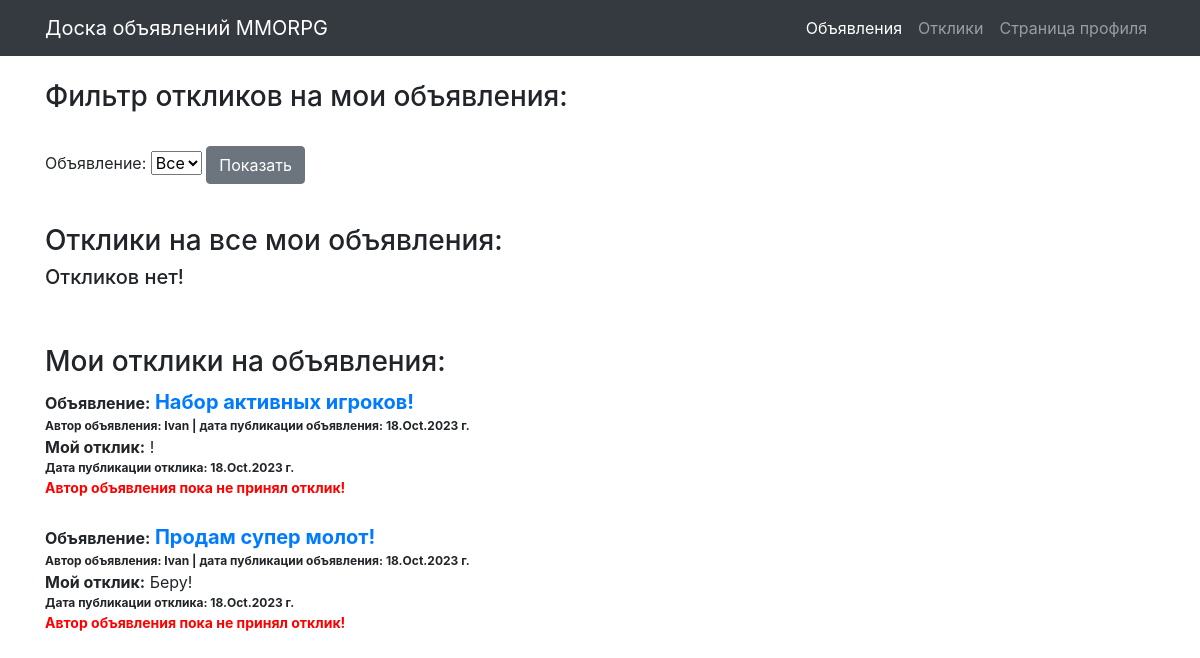
The app's page /responses (signed in) with its own data.
### board/models.py (models this page shows)
class Response(models.Model):
    author = models.ForeignKey(User, on_delete=models.CASCADE)
    post = models.ForeignKey(Post, on_delete=models.CASCADE)
    text = models.TextField(verbose_name='Текст')
    status = models.BooleanField(default=False)
    dateCreation = models.DateTimeField(auto_now_add=True)

class Post(models.Model):
    author = models.ForeignKey(User, on_delete=models.CASCADE)
    CAT = (('tanks', 'Танки'),
           ('healers', 'Хилы'),
           ('damage_dealers', 'ДД'),
           ('dealers', 'Торговцы'),
           ('gildmasters', 'Гилдмастеры'),
           ('quest_givers', 'Квестгиверы'),
           ('blacksmiths', 'Кузнецы'),
           ('tanners', 'Кожевники'),
           ('potion_makers', 'Зельевары'),
           ('spell_masters', 'Мастера заклинаний'))
    category = models.CharField(max_length=15, choices=CAT, verbose_name='Категория')
    dateCreation = models.DateTimeField(auto_now_add=True)
    title = models.CharField(max_length=256, verbose_name='Название')
    text = RichTextField()

### board/views.py (the view, shortened to what this page needs)
# urls.py: path('responses', Responses.as_view(), name='responses'),
class Responses(LoginRequiredMixin, ListView):
    model = Response
    template_name = 'responses.html'
    context_object_name = 'responses'
    def get_context_data(self, **kwargs):
        context = super(Responses, self).get_context_data(**kwargs)
        global title
        """
        Далее в условии - если пользователь попал на страницу через ссылку из письма, в которой содержится
        ID поста для фильтра - фильтр работает по этому ID
        """
        if self.kwargs.get('pk') and Post.objects.filter(id=self.kwargs.get('pk')).exists():
            title = str(Post.objects.get(id=self.kwargs.get('pk')).title)
            print(title)
        context['form'] = ResponsesFilterForm(self.request.user, initial={'title': title})
        context['title'] = title
        if title:
            post_id = Post.objects.get(title=title)
            context['filter_responses'] = list(Response.objects.filter(post_id=post_id).order_by('-dateCreation'))
            context['response_post_id'] = post_id.id
        else:
            context['filter_responses'] = list(Response.objects.filter(post_id__author_id=self.request.user).order_by('-dateCreation'))
        context['myresponses'] = list(Response.objects.filter(author_id=self.request.user).order_by('-dateCreation'))
        return context

### board/forms.py
class ResponsesFilterForm(forms.Form):
    def __init__(self, user, *args, **kwargs):
        super(ResponsesFilterForm, self).__init__(*args, **kwargs)
        self.fields['title'] = forms.ModelChoiceField(
            label='Объявление',
            queryset=Post.objects.filter(author_id=user.id).order_by('-dateCreation').values_list('title', flat=True),
            empty_label="Все",
            required=False
        )

### templates/responses.html (shortened to what this page needs)
{% extends 'default.html' %}
{% load bootstrap4 %}
{% block content %}
    <br>
    <h3>Фильтр откликов на мои объявления:</h3><br>
	<form method="POST">
        {{ form }}
		<input class="btn btn-secondary" type="submit" value="Показать">
	</form><br>
    {% if title %}
        <h3>Oтклики на мое объявление</h3>
        <a href="/post/{{ response_post_id }}" style="font-size: 20px;"><b>{{ title }}:</b></a><br>
        {% if filter_responses %}
            {% for response in filter_responses %}
                <a><b>Отклик: </b></a>{{ response.text }}<br>
                <span style="font-size: 12px;"><b>Автор отклика: {{ response.author.username }} |
                    дата публикации отклика: {{ response.dateCreation|date:'d.M.Y' }} г.</b></span><br>
                {% if response.status == False %}
                    <a href="/response/accept/{{ response.id }}" style="font-size: 12px; color:green"><b>Принять</b></a>
                    <a>&nbsp;&nbsp;&nbsp;</a>
                    <a href="/response/delete/{{ response.id }}" style="font-size: 12px; color:red"><b>Удалить</b></a>
                {% else %}
                    <a style="font-size: 14px; color:green"><b>Отклик принят</b></a>
                {% endif %}
                <br><br>
            {% endfor %}
        {% else %}
            <br>
            <h5>Откликов нет!</h5>
        {% endif %}
    {% else %}
        <h3>Oтклики на все мои объявления:</h3>
        {% if filter_responses %}
            {% for response in filter_responses %}
                <a><b>Объявление:</b></a>
                <a href="/post/{{ response.post_id }}" style="font-size: 20px;"><b>{{ response.post.title }}</b></a><br>
                <span style="font-size: 12px;"><b>Дата публикации объявления: {{ response.post.dateCreation|date:'d.M.Y' }} г.</b>
                </span><br>
                <a><b>Отклик: </b></a>{{ response.text }}<br>
                <span style="font-size: 12px;"><b>Автор отклика: {{ response.author.username }} |
                    дата публикации отклика: {{ response.dateCreation|date:'d.M.Y' }} г.</b></span><br>
                {% if response.status == False %}
                    <a href="/response/accept/{{ response.id }}" style="font-size: 12px; color:green"><b>принять</b></a>
                    <a>&nbsp;&nbsp;&nbsp;</a>
                    <a href="/response/delete/{{ response.id }}" style="font-size: 12px; color:red"><b>удалить</b></a>
                {% else %}
                    <a style="font-size: 14px; color:green"><b>отклик принят</b></a>
                {% endif %}
                <br><br>
            {% endfor %}
        {% else %}
            <h5>Откликов нет!</h5>
        {% endif %}
    {% endif %}
    <br><br>
    <h3>Мои отклики на объявления:</h3>
    {% if myresponses %}
        {% for response in myresponses %}
            <a><b>Объявление:</b></a>
            <a href="/post/{{ response.post_id }}" style="font-size: 20px;"><b>{{ response.post.title }}</b></a><br>
            <span style="font-size: 12px;"><b>Автор объявления:  {{ response.post.author.username }} |
                дата публикации объявления: {{ response.post.dateCreation|date:'d.M.Y' }} г.</b></span><br>
            <a><b>Мой отклик:</b></a>
            {{ response.text }}<br>
            <span style="font-size: 12px;"><b>Дата публикации отклика: {{ response.dateCreation|date:'d.M.Y' }} г.</b></span><br>
            {% if response.status == True %}
                <a style="font-size: 14px; color:green"><b>Автор объявления принял отклик!</b></a>
            {% else %}
                <a style="font-size: 14px; color:red"><b>Автор объявления пока не принял отклик!</b></a>
            {% endif %}
        <br><br>
        {% endfor %}
    {% else %}
        <h5>Откликов нет!</h5>
    {% endif %}
{% endblock content %}

### records on screen
Response: post "Набор активных игроков!", post.author.username "Ivan", post.dateCreation "18.Oct.2023", text "!", dateCreation "18.Oct.2023", status "Автор объявления пока не принял отклик!"
Response: post "Продам супер молот!", post.author.username "Ivan", post.dateCreation "18.Oct.2023", text "Беру!", dateCreation "18.Oct.2023", status "Автор объявления пока не принял отклик!"
